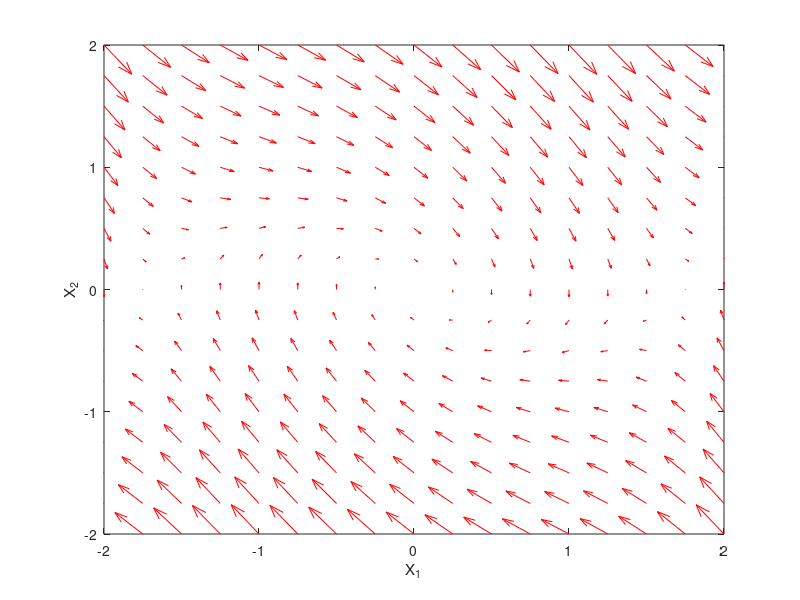

MATLAB code for this plot: (Note: this script raises an error after producing the figure.)
% HW 2 ECH 267 Problem 10 
% Contour plot
f = @(t,X) [X(2); -X(1)+(1/3)*X(1)^3-X(2)];
[x,y] = meshgrid(-2:.25:2,-2:.25:2);
x0 = zeros(size(x));
y0 = zeros(size(x));
t=0;
for i = 1:numel(x)
    Xprime = f(t,[x(i); y(i)]);
    x0(i) = Xprime(1);
    y0(i) = Xprime(2);
end
figure
quiver(x,y,x0,y0,'r');
xlabel('X_1')
ylabel('X_2')
axis ([-2 2 -2 2]);

hold on 

x1 = -2:.25:2;
y = x1;
[X1,X2] = meshgrid(x1);
v = (0.75*(X1.^2)) - ((1/12)*(X1.^4)) + ((1/2)*(X1.*X2)) + ((1/2)*(X2.^2));
[M,c] = contour(X,Y,v,'ShowText','on')
colorbar
c.LineWidth = 2;

hold on
vm = -2:.25:2; 
[p, q] = meshgrid(vm);  
cond = v < (9/8); 
cond = double(cond); 
cond(cond == 0) = NaN;  
sur = surf(p,q,cond, 'FaceAlpha',0.3)
sur.EdgeColor = 'none';
view(0,90)   

title('Lyapunov function level sets')
xlabel('X1') 
ylabel('X2')